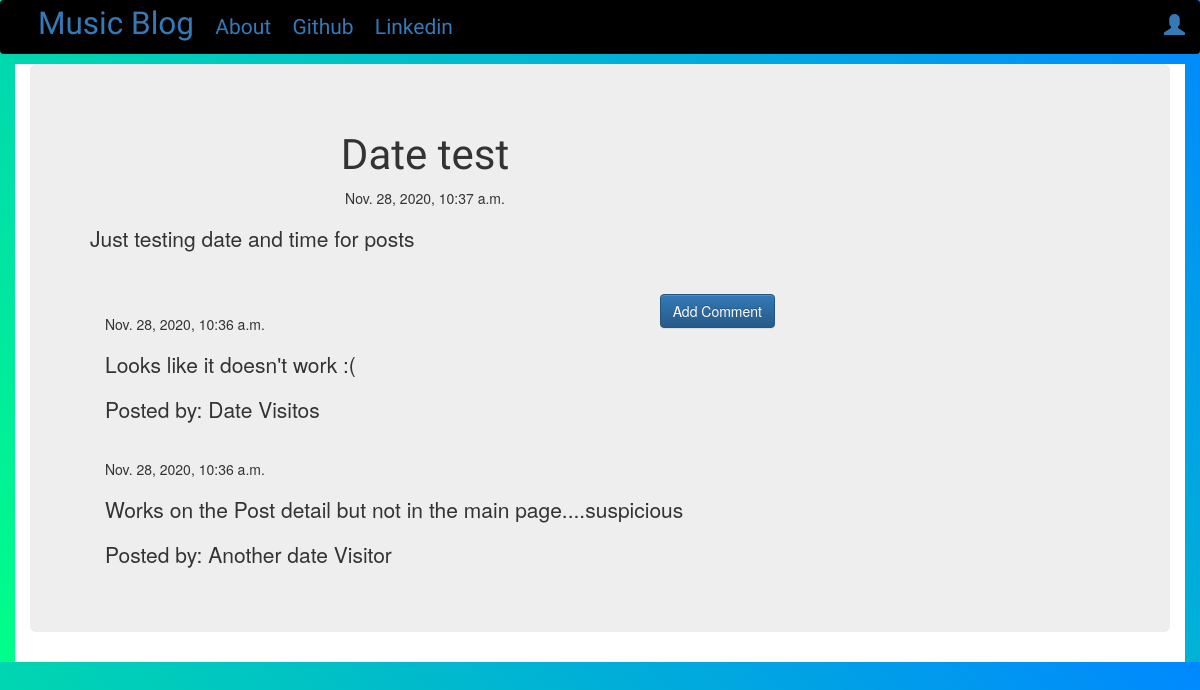
Screenshot of /post/7/ with the database file from the repository.
### blog/models.py (models this page shows, shortened)
class Post(models.Model):
    author = models.ForeignKey('auth.User',on_delete=models.CASCADE)
    title = models.CharField(max_length=64)
    text = models.TextField(max_length=128)
    created_date = models.DateTimeField(default=timezone.now)
    published_date = models.DateTimeField(blank=True,null=True)

class Comment(models.Model):
    post = models.ForeignKey('blog.Post',related_name='comments',on_delete=models.CASCADE)
    author = models.CharField(max_length=32)
    text = models.TextField(max_length=128)
    created_date = models.DateTimeField(default=timezone.now())
    approved_comment = models.BooleanField(default=False)

### blog/views.py (the view)
# urls.py: path('post/<int:pk>/',views.PostDetailView.as_view(),
class PostDetailView(DetailView):
    model = Post

### blog/templates/blog/post_detail.html (shortened to what this page needs)
{% extends "blog/base.html" %}
{% block content %}
  <h2 class="posttitle">{{post.title}}</h2>
  {% if post.published_date %}
    <div class="date postdate">
      {{post.published_date}}
    </div>
  {% else %}
    <a class="btn btn-default" href="{% url 'post_publish' pk=post.pk %}">Publish</a>
  {% endif %}
  <p class='postcontent'>{{post.text|safe|linebreaksbr}}</p>
  <hr>
  <a class='btn btn-primary btn-comment' href="{% url 'add_comment_to_post' pk=post.pk %}">Add Comment</a>
  <div class="container">
    {% for comment in post.comments.all %}
      <br>
      {% if user.is_authenticated or comment.approved_comment %}
        {{comment.created_date}}
          <p>{{comment.text|safe|linebreaks}}</p>
          <p>Posted by: {{comment.author}}</p>
      {% endif %}
      {% empty %}
        <p>No comments!</p>
    {% endfor %}
  </div>
{% endblock %}

### blog/static/css/blog.css (style rules this page uses)
.postdate { text-align: center; }
.posttitle { text-align: center; font-family: 'Russo One', sans-serif; font-size: 3em; }
.postcontent { font-family: 'Montserrat'; font-size: 1.5em; }
.btn-comment { position: absolute; right: 0px; }
.loader { filter:hue-rotate(0deg); background:linear-gradient(45deg,#0f8,#08f); animation:hue 10000ms infinite linear; }

### rows the page displays
Post: title "Date test", published_date "Nov. 28, 2020, 10:37 a.m.", text "Just testing date and time for posts"
Comment: created_date "Nov. 28, 2020, 10:36 a.m.", text "Looks like it doesn't work :(", author "Date Visitos"
Comment: created_date "Nov. 28, 2020, 10:36 a.m.", text "Works on the Post detail but not in the main page....suspicious", author "Another date Visitor"
